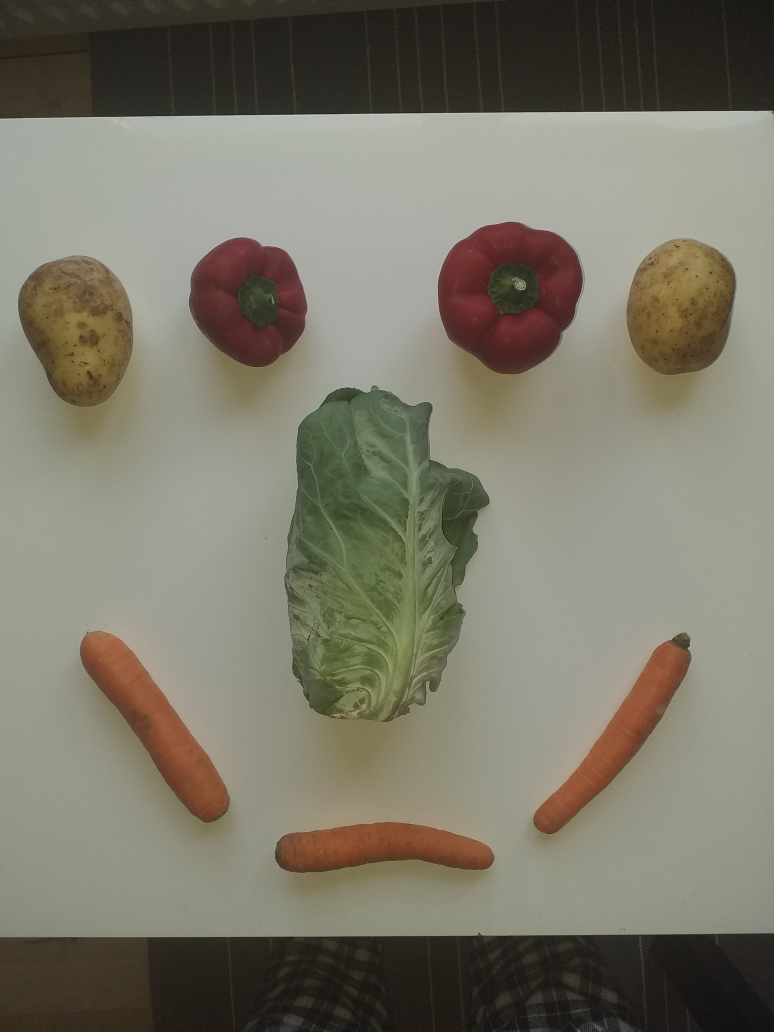
#> input picture veggies.jpg, 3096 x 4128 px (shown at 1/4 size)
$ python main.py
#> lines starting #> are read from the running program, lines starting #| are printed output that depends on the picture; after the words box and inside, x2 and y2 are one past the last pixel; in counts of white or black regions, pixels touching at a corner belong together
import cv2
import numpy


# This function returns a binary version emphasizing the prominent items of a image passed as argument
def segmentation(image):
    # First the image is turn gray
    gray = cv2.cvtColor(image, cv2.COLOR_BGR2GRAY)
    # Then a threshold is applied, attempting to highlight the vegetables
    ret, thresh = cv2.threshold(gray, 120, 250, cv2.THRESH_BINARY)
    # then the morphology methods to open then close holes will reduce noise,
    # as well as solidifying the shape of the vegetables
    kernel = cv2.getStructuringElement(cv2.MORPH_ELLIPSE, (50, 50))
    open_img = cv2.morphologyEx(thresh, cv2.MORPH_OPEN, kernel)
    close_img = cv2.morphologyEx(open_img, cv2.MORPH_CLOSE, kernel)
    return close_img


# This function identifies different item types in a image, by analysing their size shape and color.
# Then returns a dictionary and a contour list
def classification(image, original):
    dictionary = {}
    # search for contours
    contours, hierarchy = cv2.findContours(image, cv2.RETR_TREE, cv2.CHAIN_APPROX_NONE)
    for contour in range(len(contours)):
        # Only the contours with a certain area are analyzed
        if 10 ** 4 < cv2.contourArea(contours[contour]) < 10 ** 7:
            # the ratio between with and height of the minimum bounding box is defined,
            # as it can be used as a classification method
            rect = cv2.minAreaRect(contours[contour])
            ratio = min(rect[1]) / max(rect[1])
            # carrots have the smallest ration of the considered vegetables
            if ratio < .4:
                # The index in the list "contours" and type of the item
                # represented by that contour are set in the dictionary
                dictionary.setdefault(contour, "carrot")
            # after, is the ratio of the babbage
            elif ratio < .6:
                dictionary.setdefault(contour, "cabbage")
            # both potatoes and bell peppers have the biggest ratios of the group, but the values are very close to
            # each other, so an other method of classification is required
            else:
                # A mask made from a specific contour's shape to apply to the original image, isolating the vegetable,
                # in order to calculate it's colour mean value
                mask = numpy.zeros(image.shape, numpy.uint8)
                cv2.drawContours(mask, contours, contour, (255, 255, 255), -1)
                mean_color = cv2.mean(original, mask=mask)
                # the largest difference in colour between the potatoes and the bell peppers are the red and green,
                # therefore a colour region is selected for the potatoes
                if 90 < mean_color[1] and 100 < mean_color[2]:
                    dictionary.setdefault(contour, "potato")
                # and the remaining vegetables are defined as bell peppers
                else:
                    dictionary.setdefault(contour, "bell pepper")
    return dictionary, contours


# This function prints the already classified contours on a given image,
# with color code differentiation per item type.
def printContours(image, dictionary, contours):
    # "contours" is a list of all the contours found
    # "dictionary" relates the index in "contours" with the type of item represented there.
    # Only the identified items are an "entry" in the "dictionary"
    for entry in dictionary:
        if dictionary.get(entry) == "carrot":
            colour = (0, 140, 255)  # "colour" is a sequence of 8bit values [0-255] set in blue; green; red (BGR) order
        elif dictionary.get(entry) == "cabbage":
            colour = (0, 255, 0)
        elif dictionary.get(entry) == "potato":
            colour = (29, 70, 110)
        elif dictionary.get(entry) == "bell pepper":
            colour = (19, 69, 239)
        else:
            # if a entry in the dictionary is not correctly identified,
            # the function returns false without ever printing the contours in the image
            raise Exception("printContours: A entry in the dictionary is not correctly identified")
        # Draws the contour with index "entry" in the list "contours"
        # the "colour" of the trace was previously defined and 50 is the thickness of the trace in pixels
        cv2.drawContours(image, contours, entry, colour, 50)


# This function displays an image
def show(image, width=500, time=0):
    # The "width" is the value in pixels of the width a proportional resized version of the image to be displayed.
    # This is done so that the image can fit the screen, before it is displayed
    height = int(width * image.shape[0] / image.shape[1])
    resize = cv2.resize(image, (width, height))
    cv2.imshow('final image', resize)
    # "time" is the waiting period, defined in milliseconds.
    # If time is set to 0 it will wait until a key is pressed,
    # before closing the window with the displayed image
    cv2.waitKey(time)
    cv2.destroyAllWindows()


# Here is where the program starts
if __name__ == '__main__':
    # From the point of view of the image processing pipeline, thought in Robotic programing
    # The image was acquired through the camera of a smartphone
    img = cv2.imread('veggies.jpg', 1)
#> img is the input picture: shape (4128, 3096, 3); mean B, G, R 105.4, 120.1, 123.5
    # segmentation(), first performs pre-processing and then segments the image
    segmented = segmentation(img)
#> in segmentation, `gray = cv2.cvtColor(image, cv2.COLOR_BGR2GRAY)`:
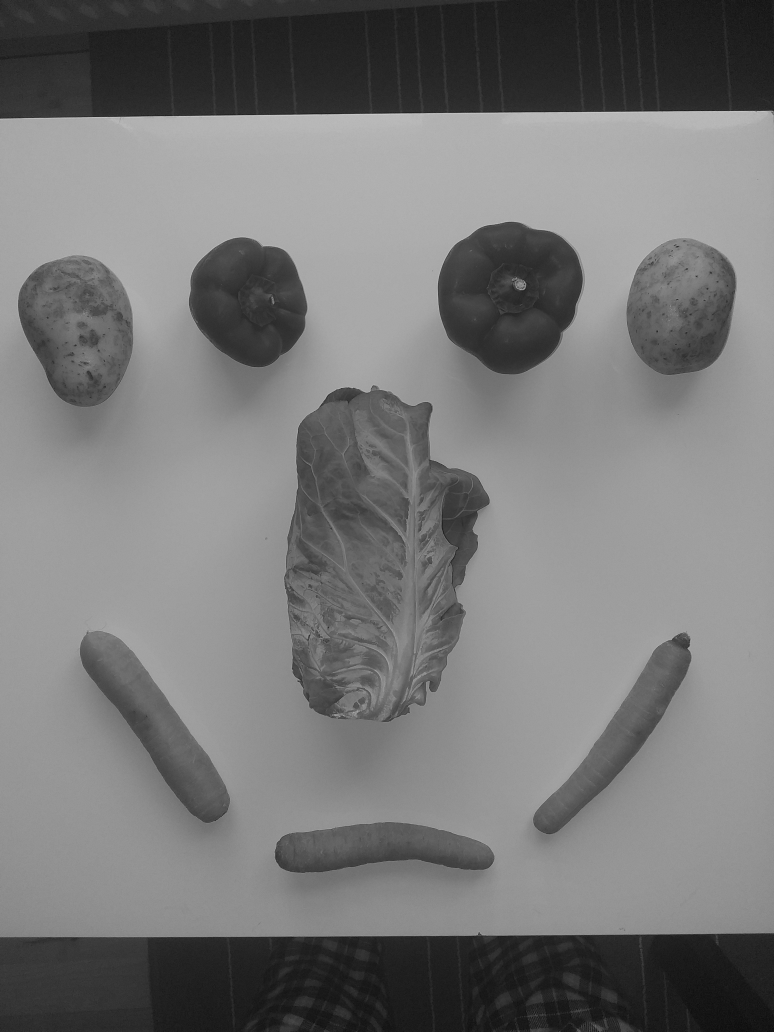
#> gray: shape (4128, 3096) (shown at 1/4 size); min 0, max 217, mean 119.4
#> in segmentation, `ret, thresh = cv2.threshold(gray, 120, 250, cv2.THRESH_BINARY)`:
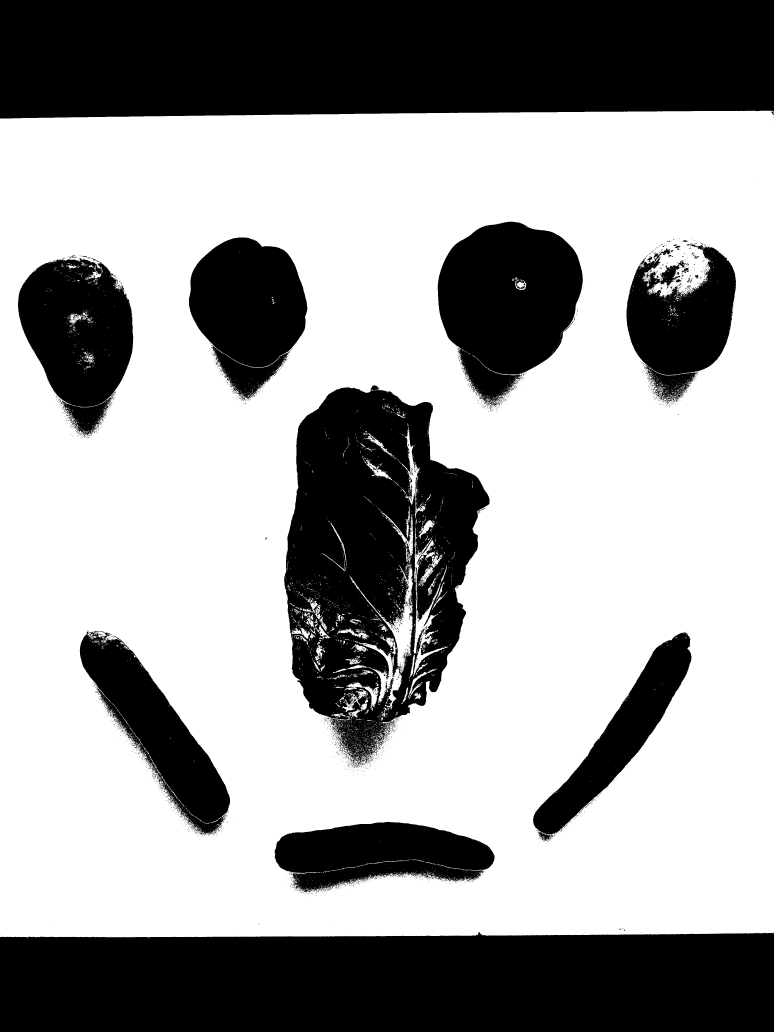
#> thresh: shape (4128, 3096) (shown at 1/4 size); values 0 (black) and 250 (white), 63.1% white; 4027 black regions (3888 under 20 px), largest, box (x1, y1, x2, y2) and area: (0, 0, 3096, 474) 1410790, (0, 3728, 3096, 4128) 1191604, (1137, 1542, 1959, 3064) 739436
#> in segmentation, `open_img = cv2.morphologyEx(thresh, cv2.MORPH_OPEN, kernel)`:
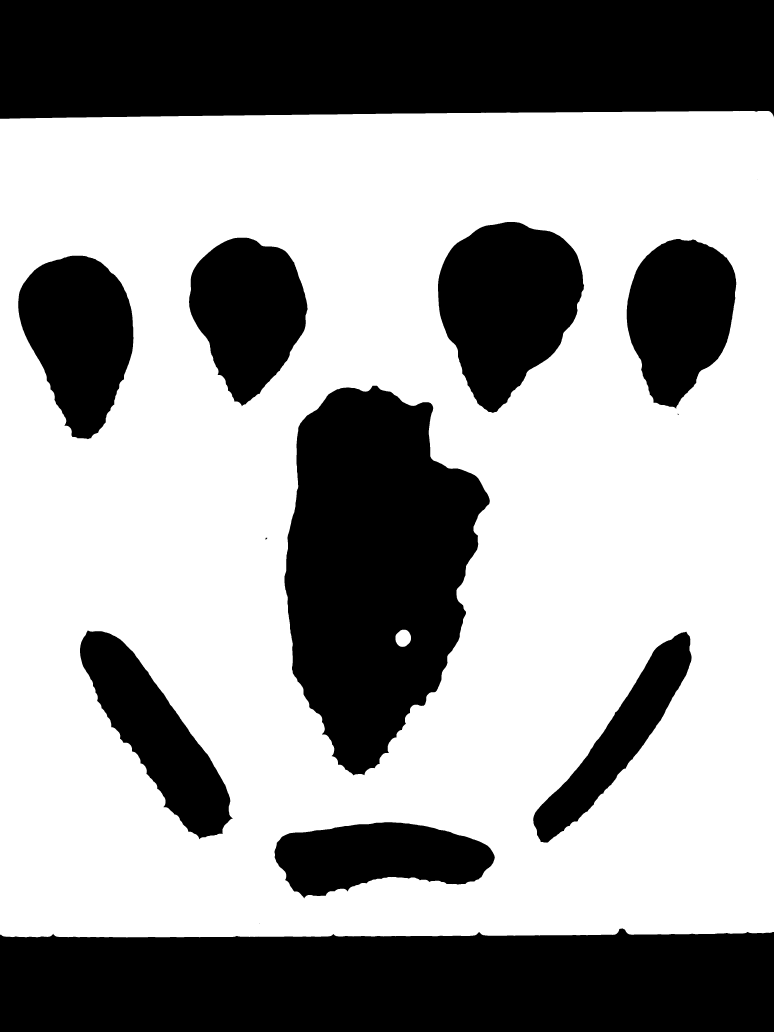
#> open_img: shape (4128, 3096) (shown at 1/4 size); values 0 (black) and 250 (white), 61.1% white; 14 black regions (3 under 20 px), largest, box (x1, y1, x2, y2) and area: (0, 0, 3096, 475) 1413564, (0, 3714, 3096, 4128) 1191941, (1138, 1543, 1959, 3102) 864384
#> in segmentation, `close_img = cv2.morphologyEx(open_img, cv2.MORPH_CLOSE, kernel)`: close_img: shape (4128, 3096); values 0 (black) and 250 (white), 61.2% white; 10 black regions
    # classification(), first represents the object then classifies it
    d, c = classification(segmented, img)
#> in classification, `contours, hierarchy = cv2.findContours(image, cv2.RETR_TREE, cv2.CHAIN..`: contours = 10 contours; largest, box (x1, y1, x2, y2) and area: (0, 445, 3096, 3750) 10168280, (1138, 1548, 1959, 3099) 868052, (1752, 888, 2337, 1651) 304338, (73, 1023, 535, 1756) 233308, (756, 951, 1231, 1616) 217243
#> the loop in classification, `for contour in range(len(contours)):` made 10 passes
#> (rect, ratio, mean_color) on passes 7 to 10: (((351.8, 1365.3), (438.9, 710.8), -24.33), 0.617, (61.34, 96.32, 113.8, 0)), (((2709.9, 1290.2), (674.1, 425.5), -79.7), 0.631, (60.11, 98.41, 117.8, 0)), (((1017.2, 1252.6), (461.3, 621), -25.52), 0.743, (53.64, 61.63, 90.17, 0)), (((2004.2, 1208.7), (712.1, 586), -45.89), 0.823, (48.24, 55.25, 91.87, 0))
#> (rect, ratio) on passes 2 to 5: (((1538.6, 3425.3), (875.9, 274.5), -4.77), 0.313), (((2470.6, 2959.5), (1014.7, 190.2), -53.73), 0.187), (((617.7, 2929.3), (253.6, 962), -34.13), 0.264), (((1529.7, 2329.2), (1551.2, 791.4), -84.53), 0.51)
#> after the loop in classification, `for contour in range(len(contours)):`:
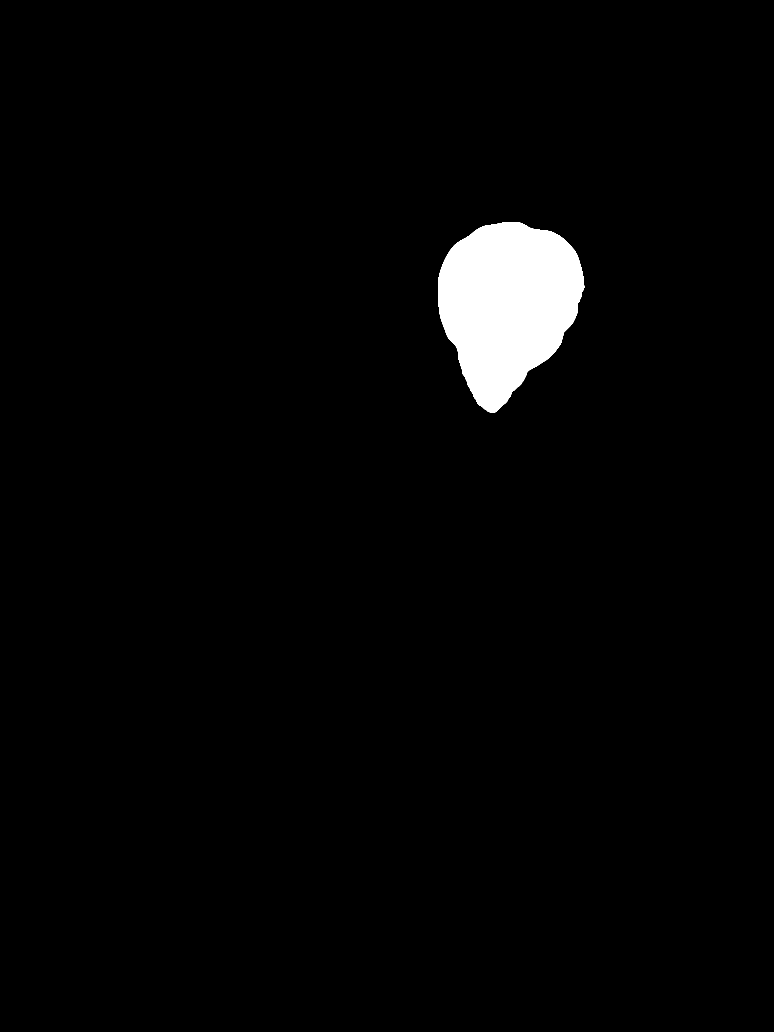
#> mask: shape (4128, 3096) (shown at 1/4 size); 2.4% white; 1 white region
#> after the loop in classification, `for contour in range(len(contours)):`: dictionary = {1: 'carrot', 2: 'carrot', 3: 'carrot', 4: 'cabbage', 6: 'potato', 7: 'potato', 8: 'bell pepper', 9: 'bell pepper'}
#> d has the same summary as dictionary in classification; c has the same summary as contours in classification
    printContours(img, d, c)
#> the loop in printContours, `for entry in dictionary:` made 8 passes
#> colour on passes 1 to 8: (0, 140, 255), (0, 140, 255), (0, 140, 255), (0, 255, 0), (29, 70, 110), (29, 70, 110), (19, 69, 239), (19, 69, 239)
#> after the loop in printContours, `for entry in dictionary:`:
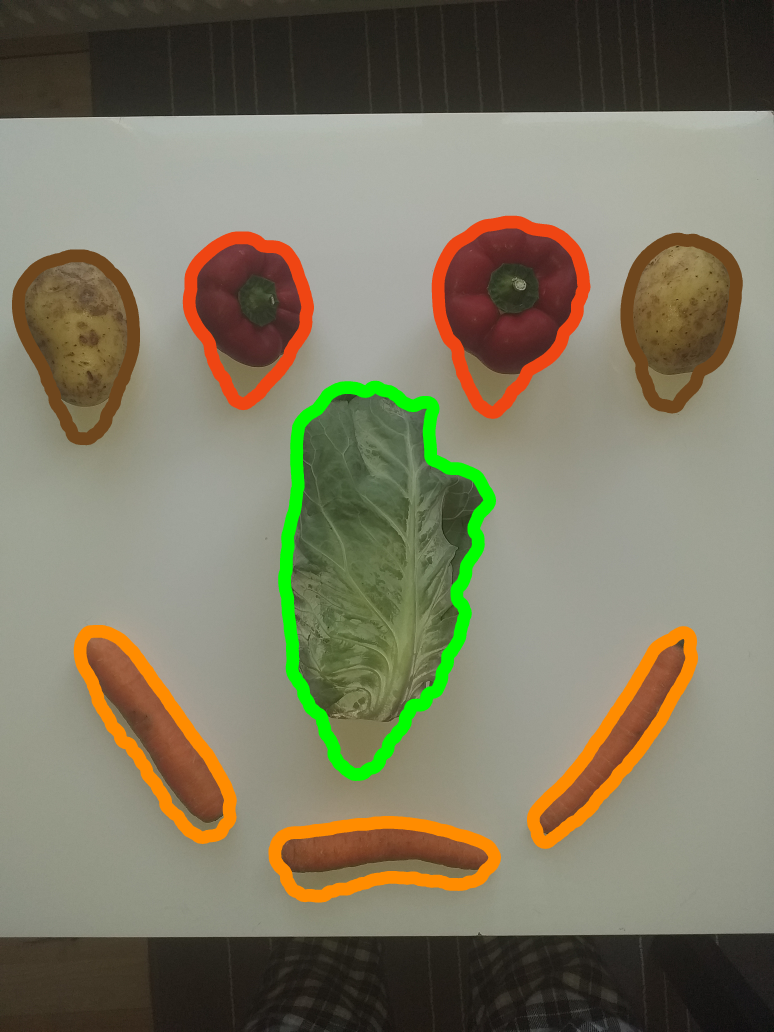
#> image: shape (4128, 3096, 3) (shown at 1/4 size); mean B, G, R 98.8, 121.1, 125.8
    show(img)
#> in show, `height = int(width * image.shape[0] / image.shape[1])`: height = 666
#> in show, `resize = cv2.resize(image, (width, height))`:
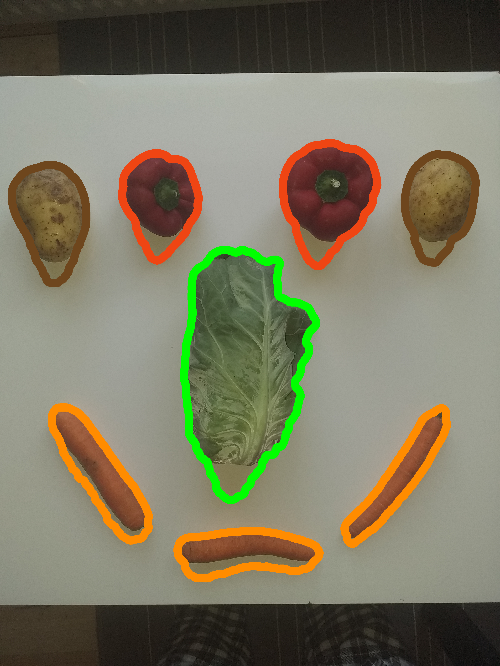
#> resize: shape (666, 500, 3); mean B, G, R 98.7, 121, 125.6
